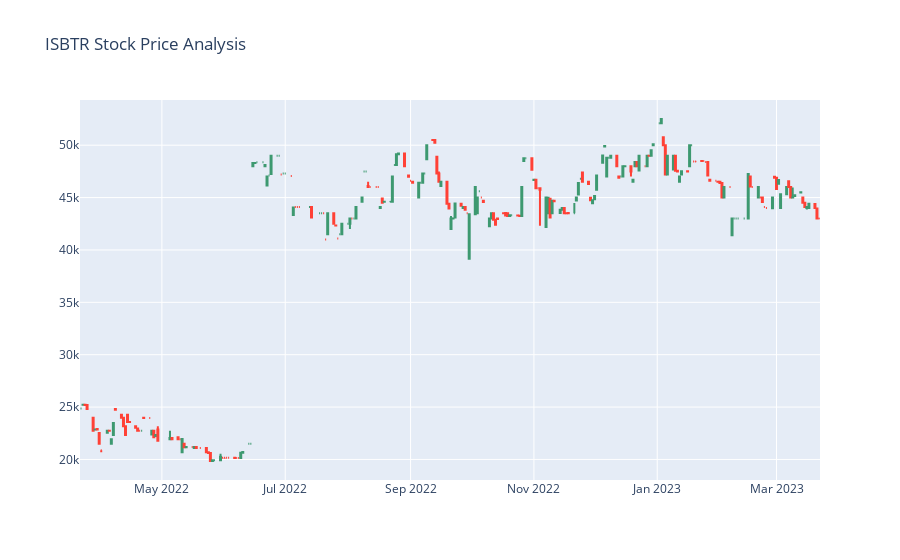

Notebook code cell kept with this figure:
### Code cell
figure = go.Figure(data=[go.Candlestick(x=data["Date"],
                                        open=data["Open"], high=data["High"],
                                        low=data["Low"], close=data["Close"])])
figure.update_layout(title = "ISBTR Stock Price Analysis", xaxis_rangeslider_visible=False)

### Figure 1 — Plotly figure (JSON) as saved in the notebook; plotly's stock layout.template omitted (floating-point values rounded to 4 significant figures; data arrays with more than 128 entries replaced by an {"elided": "..."} marker saying what was removed)
{"data": [{"close": {"elided": "253 float values"}, "high": {"elided": "253 float values"}, "low": {"elided": "253 float values"}, "open": {"elided": "253 float values"}, "type": "candlestick", "x": {"elided": "253 str values"}}], "layout": {"title": {"text": "ISBTR Stock Price Analysis"}, "xaxis": {"rangeslider": {"visible": false}}}}
